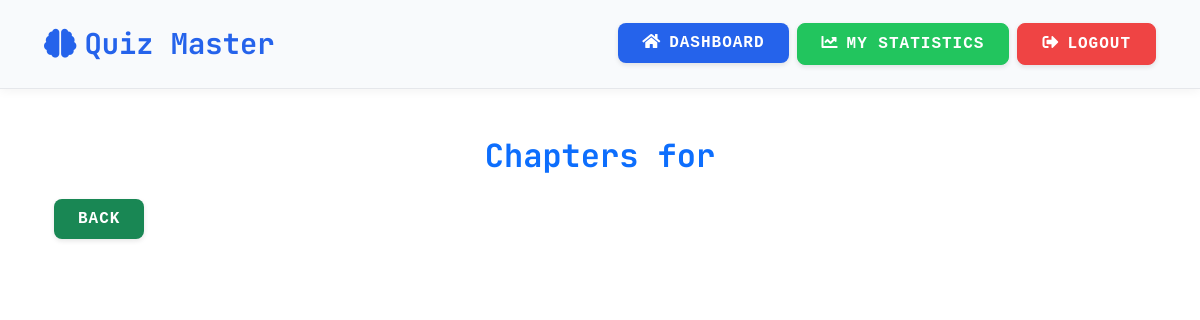
Before: /view_chapters/5 (signed in) with the older database file.
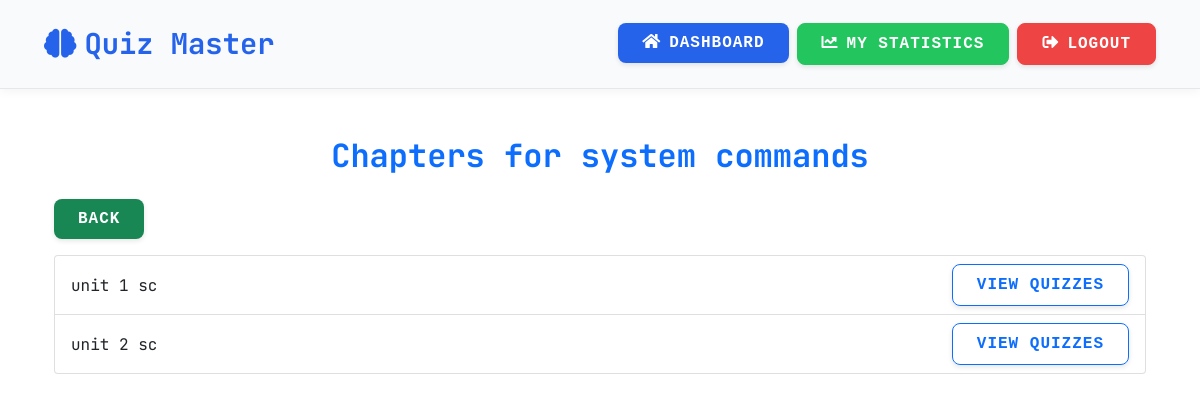
After: the same page with the newer database file.
### models.py (models this page shows)
class Subject(db.Model):
    id = db.Column(db.Integer, primary_key=True)
    name = db.Column(db.String(200), unique=True, nullable=False)
    description = db.Column(db.Text, nullable=True)

class Chapter(db.Model):
    id = db.Column(db.Integer, primary_key=True)
    subject_id = db.Column(db.Integer, db.ForeignKey('subject.id'))
    name = db.Column(db.String(200), nullable=False)

### app.py (the view)
@app.route('/view_chapters/<int:subject_id>')
def view_chapters(subject_id):
    if 'user_id' not in session:
        return redirect('/login')
    subject = Subject.query.get(subject_id)
    chapters = Chapter.query.filter_by(subject_id=subject_id).all()
    return render_template('view_chapters.html', subject=subject, chapters=chapters)

### templates/view_chapters.html
{% extends 'base.html' %}
{% block content %}
<div class="container mt-4">
    <h2 class="text-center text-primary mb-4">Chapters for {{ subject.name }}</h2>
    <div class="text-start mb-3">
        <a href="/user_dashboard" class="btn btn-secondary">Back</a>
    </div>
    <ul class="list-group">
        {% for chapter in chapters %}
            <li class="list-group-item d-flex justify-content-between align-items-center">
                {{ chapter.name }}
                <a href="/view_quizzes/{{ chapter.id }}" class="btn btn-sm btn-outline-primary">View Quizzes</a>
            </li>
        {% endfor %}
    </ul>
</div>
{% endblock %}

Changed rows visible on the page:
added Subject: name "system commands"
added Chapter: name "unit 1 sc"
added Chapter: name "unit 2 sc"
